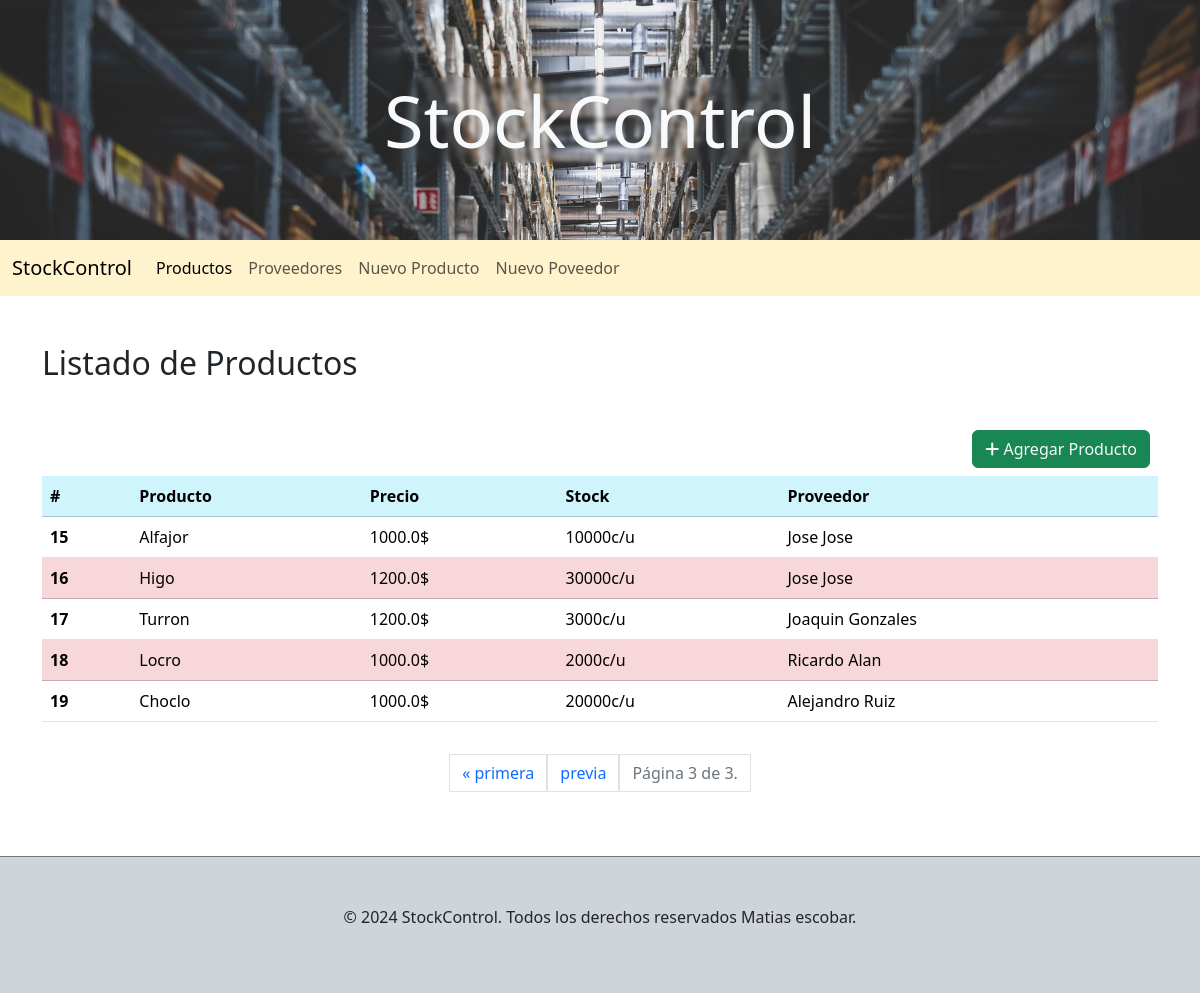
The app's page /?page=3, older data.
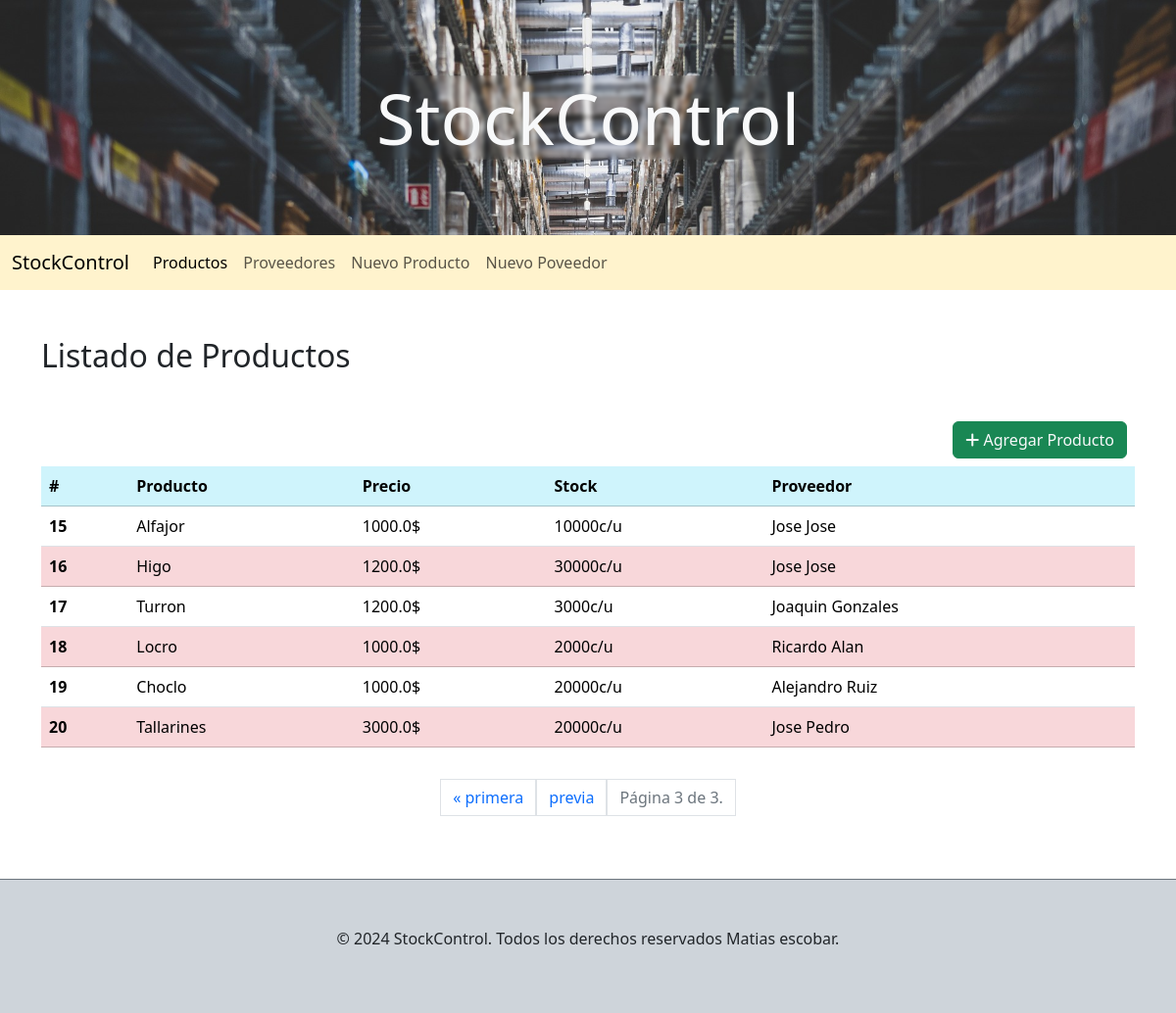
The same page, newer data.
### compra/models.py (models this page shows, shortened)
class Producto(models.Model):
    nombre = models.CharField(max_length=100)
    precio = models.FloatField()
    stock_actual = models.IntegerField()
    proveedor = models.ForeignKey(Proveedor, on_delete=models.CASCADE, related_name='proveedor')
    class Meta:
        ordering = ['id']

class Proveedor(models.Model):
    nombre = models.CharField(max_length=100)
    apellido = models.CharField(max_length=100)
    dni = models.IntegerField()
    def __str__(self):
        return self.nombre + ' ' + self.apellido
    class Meta:
        ordering = ['id']

### compra/views.py (the view)
# urls.py: path('', productos, name='productos'),
def productos(request):
    productos = Producto.objects.all()
    paginacion = Paginator(productos, 7)
    page_number = request.GET.get("page")
    page_obj = paginacion.get_page(page_number)
    return render(request, 'compra/index.html', {'page_obj': page_obj})

### compra/templates/compra/index.html (shortened to what this page needs)
{% extends 'base/base.html'%}
{% block content %}
<main class="container">
    <section class="mb-5 mt-5">
        <h2 class="mb-5">Listado de Productos</h2>
        {% if not page_obj%}
            <p class="p-5 text-center fw-bold ">No hay productos que mostrar!!!...</p>
        {%else%}
        <div class="d-flex justify-content-end">
            <a class="text-light mb-2 btn btn-success me-2" href="{% url 'compra:alta_producto' %}"><i class="fa-solid fa-plus"></i> Agregar Producto</a>
        </div>
        <div>
            <table class="table">
              <thead class="table-info">
                <tr>
                  <th scope="col">#</th>
                  <th scope="col">Producto</th>
                  <th scope="col">Precio</th>
                  <th scope="col">Stock</th>
                  <th scope="col">Proveedor</th>
                </tr>
              </thead>
              <tbody>
                {% for producto in page_obj %}
                <tr class="{% if forloop.counter|divisibleby:2 %} table-danger {% endif %}">
                  <th scope="row">{{producto.id}}</th>
                  <td>{{producto.nombre}}</td>
                  <td>{{producto.precio}}$</td>
                  <td>{{producto.stock_actual}}c/u</td>
                  <td>{{producto.proveedor}}</td>
                </tr>
                {% endfor %}
              </tbody>
            </table>
            <div class="p-3 d-flex justify-content-center">
                <span class="pagination step-links">
                    {% if page_obj.has_previous %}
                        <a class="page-link" href="?page=1">&laquo; primera</a>
                        <a class="page-link" href="?page={{ page_obj.previous_page_number }}">previa</a>
                    {% endif %}
                    <span class="text-secondary page-link current">
                        Página {{ page_obj.number }} de {{ page_obj.paginator.num_pages }}.
                    </span>
                </span>
            </div>
        </div>
        {%endif%}
    </section>
</main>
{% endblock %}

Row changes from the older to the newer data that the page shows:
added Producto: id "20", nombre "Tallarines", precio "3000.0", stock_actual "20000", proveedor "Jose Pedro"
